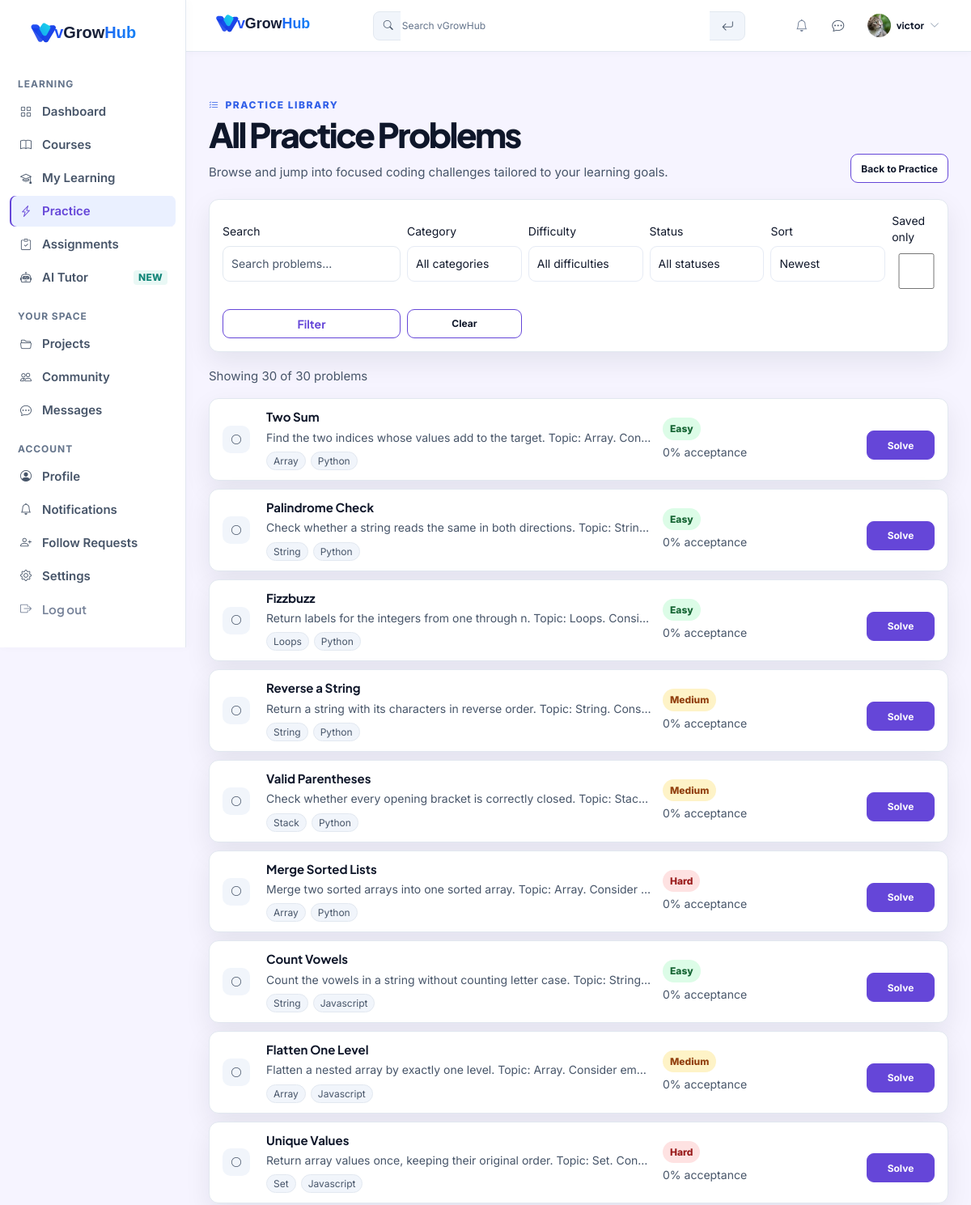
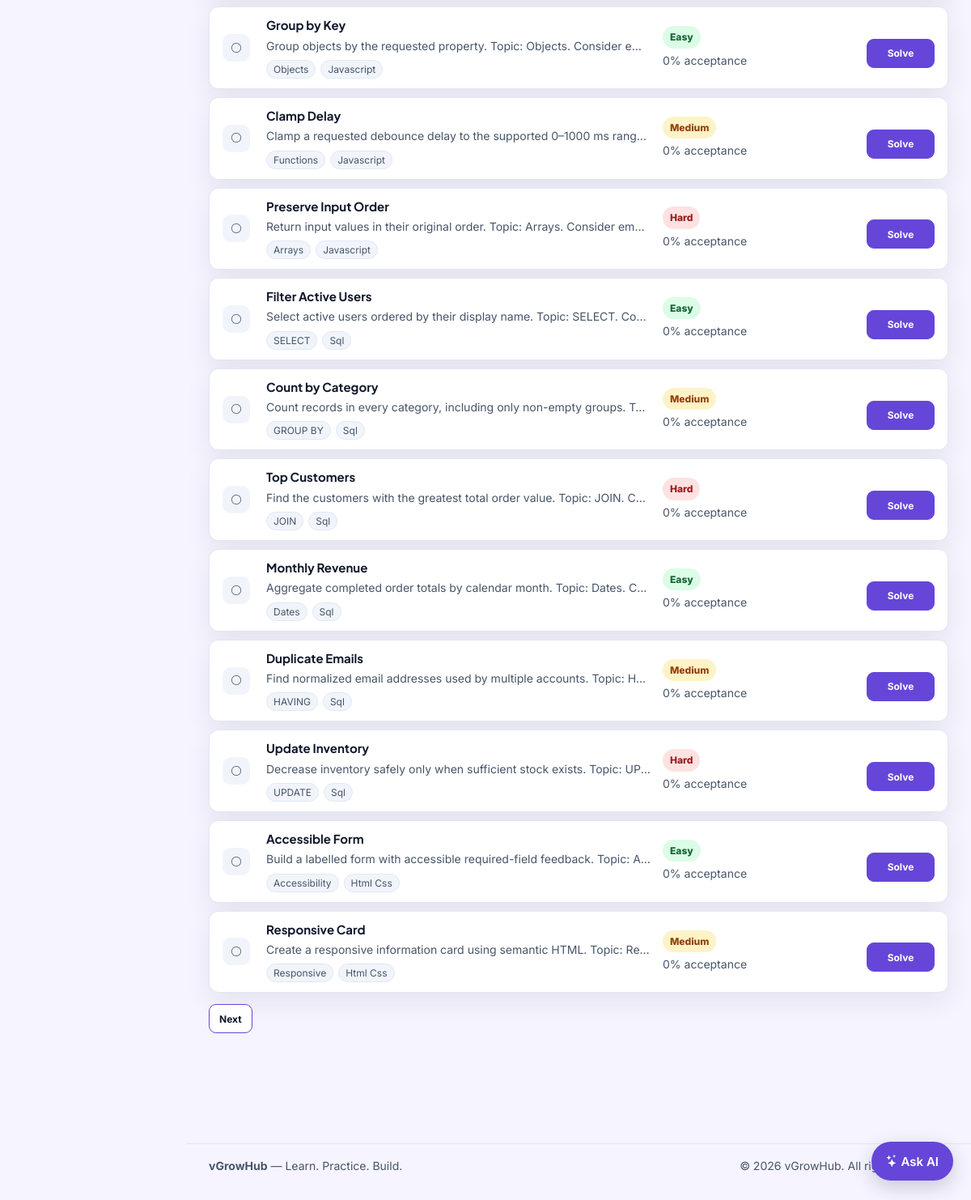
/practice/problems/ (signed in), run on the app's committed database (2 pictures, top to bottom).
### blog/models.py (models this page shows, shortened)
class UserProfile(models.Model):
    GOAL_CHOICES = [
        ('full_stack', 'Python Full Stack Developer'),
        ('django', 'Django Developer'),
        ('data', 'Data Analyst'),
        ('interview', 'Interview Prep'),
        ('web', 'Web Basics'),
    ]
    PLAN_CHOICES = [
        ('free', 'Free'),
        ('premium', 'Premium'),
    ]
    THEME_PREFERENCE_CHOICES = [
        ('light', 'Light'),
        ('dark', 'Dark'),
        ('system', 'System'),
    ]
    user = models.OneToOneField(
        User,
        on_delete=models.CASCADE,
        related_name='profile_data'
    )
    display_name = models.CharField(
        max_length=150,
        blank=True,
        default=''
    )
    headline = models.CharField(max_length=160, blank=True)
    location = models.CharField(max_length=120, blank=True)
    bio = models.TextField(max_length=2000, blank=True)
    skills = models.JSONField(default=list, blank=True)
    github_url = models.URLField(blank=True)
    linkedin_url = models.URLField(blank=True)
    portfolio_url = models.URLField(blank=True)
    profile_banner = models.ImageField(upload_to='profile_banners/', blank=True, null=True)
    font_size = models.CharField(max_length=10, choices=(('small', 'Small'), ('default', 'Default'), ('large', 'Large')), default='default')
    reduce_motion = models.BooleanField(default=False)
    swipe_navigation = models.BooleanField(default=False)
    timezone_name = models.CharField(max_length=64, default='UTC')
    language_preference = models.CharField(max_length=12, default='en')
    notify_follows = models.BooleanField(default=True)
    notify_messages = models.BooleanField(default=True)
    notify_community = models.BooleanField(default=True)
    notify_assignments = models.BooleanField(default=True)
    notify_system = models.BooleanField(default=True)
    email_notifications = models.BooleanField(default=False)
    quiet_hours_start = models.TimeField(null=True, blank=True)
    quiet_hours_end = models.TimeField(null=True, blank=True)
    desktop_notifications = models.BooleanField(default=False)
    plan = models.CharField(
        max_length=10,
        choices=PLAN_CHOICES,
        default='free',
    )
    plan_expires_at = models.DateTimeField(null=True, blank=True)
    subscription_plan = models.ForeignKey(
        SubscriptionPlan,
        on_delete=models.SET_NULL,
        related_name='subscribers',
        null=True,
        blank=True,
    )
    theme_preference = models.CharField(
        max_length=10,
        choices=THEME_PREFERENCE_CHOICES,
        default='light',
    )
    notification_sound = models.BooleanField(default=False)
    message_sound = models.BooleanField(default=False)
    WHO_CAN_MESSAGE_CHOICES = [
        ('everyone', 'Everyone'),
        ('followers', 'People who follow me or whom I follow'),
        ('mutual', 'Mutual followers'),
        ('nobody', 'Nobody'),
    ]
    who_can_message = models.CharField(
        max_length=12,
        choices=WHO_CAN_MESSAGE_CHOICES,
        default='mutual',
    )
    is_online_visible = models.BooleanField(default=True)
    profile_picture = models.ImageField(
        upload_to='profile_pictures/',
        blank=True,
        null=True
    )
    is_private = models.BooleanField(
        default=False
    )
    leaderboard_opt_in = models.BooleanField(default=False)
    show_public_badges = models.BooleanField(default=True)
    is_test_account = models.BooleanField(default=False)
    DAILY_TASK_GOAL_CHOICES = [
        (1, '1 task'),
        (3, '3 tasks'),
        (5, '5 tasks'),
    ]
    daily_task_goal = models.PositiveSmallIntegerField(
        choices=DAILY_TASK_GOAL_CHOICES,
        default=3,
    )
    goal = models.CharField(
        max_length=20,
        choices=GOAL_CHOICES,
        blank=True,
        null=True
    )
    onboarding_completed = models.BooleanField(
        default=True
    )
    is_deactivated = models.BooleanField(
        default=False
    )
    deactivated_at = models.DateTimeField(
        null=True,
        blank=True,
    )
    deletion_requested_at = models.DateTimeField(
        null=True,
        blank=True,
    )
    scheduled_deletion_at = models.DateTimeField(
        null=True,
        blank=True,
    )
    created_at = models.DateTimeField(
        auto_now_add=True
    )
    updated_at = models.DateTimeField(
        auto_now=True
    )

class PracticeProblem(models.Model):
    DIFFICULTY_CHOICES = [
        ('EASY', 'Easy'),
        ('MEDIUM', 'Medium'),
        ('HARD', 'Hard'),
    ]
    slug = models.SlugField(max_length=120, unique=True)
    title = models.CharField(max_length=200)
    description = models.TextField()
    difficulty = models.CharField(max_length=10, choices=DIFFICULTY_CHOICES)
    category = models.CharField(max_length=40, default='python')
    tags = models.JSONField(default=list, blank=True)
    function_name = models.CharField(max_length=100)
    starter_code = models.JSONField(default=dict)
    example = models.JSONField(default=dict, blank=True)
    constraints = models.JSONField(default=list, blank=True)
    hints = models.JSONField(default=list, blank=True)
    editorial = models.TextField(blank=True)
    public_tests = models.JSONField(default=list)
    hidden_tests = models.JSONField(default=list)
    active = models.BooleanField(default=True)
    created_at = models.DateTimeField(auto_now_add=True)
    updated_at = models.DateTimeField(auto_now=True)
    class Meta:
        ordering = ['id']

### blog/views.py (the view)
@login_required
def practice_all(request):
    problems = PracticeProblem.objects.filter(active=True)
    all_count = problems.count()
    search = request.GET.get('search', '').strip()[:100]
    category = request.GET.get('category', '').strip()[:40]
    difficulty = request.GET.get('difficulty', '').strip().upper()
    status_filter = request.GET.get('status', '').strip().upper()
    sort = request.GET.get('sort', 'default').strip().lower()
    saved_only = request.GET.get('saved') == '1'
    if search:
        problems = problems.filter(
            Q(title__icontains=search) | Q(description__icontains=search)
            | Q(tags__icontains=search)
        )
    if category:
        problems = problems.filter(Q(category__iexact=category) | Q(tags__icontains=category))
    if difficulty in ('EASY', 'MEDIUM', 'HARD'):
        problems = problems.filter(difficulty=difficulty)
    if saved_only:
        problems = problems.filter(progress__user=request.user, progress__bookmarked=True)
    status_values = ('NOT_ATTEMPTED', 'ATTEMPTED', 'SOLVED')
    progress_map = {
        item.problem_id: item.status
        for item in PracticeProgress.objects.filter(user=request.user, problem__in=problems)
    }
    problems = problems.annotate(
        submission_count=Count('submissions', distinct=True),
        accepted_count=Count('submissions', filter=Q(submissions__status='ACCEPTED'), distinct=True),
    )
    rows = [{'problem': problem, 'status': progress_map.get(problem.pk, 'NOT_ATTEMPTED')}
            for problem in problems.order_by('id')]
    if status_filter in status_values:
        rows = [row for row in rows if row['status'] == status_filter]
    if sort == 'difficulty':
        rows.sort(key=lambda row: ('EASY MEDIUM HARD'.split().index(row['problem'].difficulty), row['problem'].title))
    elif sort == 'title':
        rows.sort(key=lambda row: row['problem'].title.lower())
    elif sort == 'popular':
        rows.sort(key=lambda row: (-row['problem'].submission_count, row['problem'].title.lower()))
    for row in rows:
        problem = row['problem']
        problem.acceptance_rate = round(problem.accepted_count * 100 / problem.submission_count) if problem.submission_count else 0
    total_count = len(rows)
    page = Paginator(rows, 20).get_page(request.GET.get('page'))
    stats = _practice_stats_for_user(request.user, list(problems))
    categories = PracticeProblem.objects.filter(active=True).values_list('category', flat=True).distinct().order_by('category')
    return render(request, 'blog/practice_all.html', {
        'username': request.user.username,
        'problems': page,
        'stats': stats,
        'progress_map': progress_map,
        'search': search,
        'selected_category': category,
        'selected_difficulty': difficulty,
        'selected_status': status_filter,
        'saved_only': saved_only,
        'sort': sort,
        'total_count': total_count,
        'filtered_count': total_count,
        'all_count': all_count,
        'categories': categories,
    })

### templates/blog/practice_all.html (shortened to what this page needs)
{% extends "blog/base.html" %}
{% load static %}
{% block extra_css %}
<link rel="stylesheet" href="{% static 'css/practice.css' %}">
{% endblock %}
{% block content %}
<div class="practice-subpage">
  <div class="subpage-header">
    <div>
      <div class="eyebrow"><i class="bi bi-list-check"></i> Practice Library</div>
      <h1>All Practice Problems</h1>
      <p>Browse and jump into focused coding challenges tailored to your learning goals.</p>
    </div>
    <a href="{% url 'blog:practice' %}" class="tool-btn">Back to Practice</a>
  </div>
  <form method="get" class="problem-filters">
    <label>Search<input type="search" name="search" value="{{ search }}" placeholder="Search problems..."></label>
    <label>Category<select name="category"><option value="">All categories</option></select></label>
    <label>Difficulty<select name="difficulty"><option value="">All difficulties</option></select></label>
    <label>Status<select name="status"><option value="">All statuses</option></select></label>
    <label>Sort<select name="sort"><option value="default" {% if sort == 'default' %}selected{% endif %}>Newest</option></select></label>
    <label><span>Saved only</span><input type="checkbox" name="saved" value="1" {% if saved_only %}checked{% endif %}></label>
    <button class="tool-btn" type="submit">Filter</button>
    <a class="tool-btn" href="{% url 'blog:practice_all' %}">Clear</a>
  </form>
  <p aria-live="polite">Showing {{ filtered_count|default:0 }} of {{ all_count|default:0 }} problems</p>
  <div class="problem-list">
    {% for item in problems %}
      {% with problem=item.problem status=item.status %}
      <div class="problem-card">
        <div class="problem-status {% if status == 'SOLVED' %}status-solved{% elif status == 'ATTEMPTED' %}status-attempted{% else %}status-open{% endif %}">
          {% if status == 'SOLVED' %}<i class="bi bi-check-lg"></i>
          {% elif status == 'ATTEMPTED' %}<i class="bi bi-play-fill"></i>
          {% else %}<i class="bi bi-circle"></i>{% endif %}
        </div>
        <div>
          <h3>{{ problem.title }}</h3>
          <p>{{ problem.description|truncatewords:18 }}</p>
          <div class="tag-row">
            {% for tag in problem.tags %}<span class="tag">{{ tag }}</span>{% empty %}<span class="tag">{{ problem.category|title }}</span>{% endfor %}
          </div>
        </div>
        <div>
          <span class="difficulty-badge difficulty-{{ problem.difficulty|lower }}">{{ problem.get_difficulty_display }}</span>
          <p>{{ problem.acceptance_rate|default:0 }}% acceptance</p>
        </div>
        <a href="{% url 'blog:practice' %}?problem={{ problem.slug }}" class="tool-btn">{% if status == 'SOLVED' %}Review{% elif status == 'ATTEMPTED' %}Continue{% else %}Solve{% endif %}</a>
      </div>
      {% endwith %}
    {% endfor %}
  </div>
  {% if problems.has_next %}<a class="tool-btn" href="?search={{ search|urlencode }}&category={{ selected_category|urlencode }}&difficulty={{ selected_difficulty }}&status={{ selected_status }}&sort={{ sort }}&saved={% if saved_only %}1{% endif %}&page={{ problems.next_page_number }}">Next</a>{% endif %}
</div>
{% endblock %}

### templates/blog/includes/navbar.html (shortened to what this page needs)
{% load static %}
<nav class="top-navbar">
    <div class="top-navbar-left">
        <a href="{% if user.is_authenticated %}{% url 'blog:dashboard' %}{% else %}{% url 'blog:blogpage' %}{% endif %}"
            class="navbar-brand">
            <img class="site-logo site-logo--nav" src="{% static 'images/vgrowhub-logo.svg' %}" alt="{{ SITE_NAME }}">
        </a>
    </div>
    <div class="workspace-search-shell">
        <form class="workspace-search" action="{% url 'blog:blogpage' %}" method="get" role="search" aria-label="Global search">
            <i class="bi bi-search" aria-hidden="true"></i>
            <input type="search" id="globalSearchInput" name="search" value="{{ request.GET.search }}"
                placeholder="Search vGrowHub" aria-label="Search vGrowHub" autocomplete="off">
            <button type="submit" class="workspace-search-submit" aria-label="Search">
                <i class="bi bi-arrow-return-left" aria-hidden="true"></i>
            </button>
        </form>
    </div>
    <div class="top-navbar-right">
        {% if user.is_authenticated %}
        <a href="{% url 'blog:notifications' %}" class="navbar-action-button navbar-notifications" aria-label="Notifications"
            title="Notifications">
            <i class="bi bi-bell" aria-hidden="true"></i>
        </a>
        <a href="{% url 'blog:messages' %}" class="navbar-action-button navbar-messages" aria-label="Messages" title="Messages">
            <i class="bi bi-chat-dots" aria-hidden="true"></i>
        </a>
        <div class="navbar-user-menu">
            <button type="button" class="navbar-user" id="userMenuToggle" aria-label="Open user menu" aria-haspopup="menu" aria-expanded="false" aria-controls="userDropdown">
                {% if user.profile_data.profile_picture %}
                <img class="navbar-avatar" src="{{ user.profile_data.profile_picture.url }}" alt="" aria-hidden="true" style="object-fit:cover;">
                {% else %}
                <div class="navbar-avatar" aria-hidden="true">{{ user.username|first|upper }}</div>
                {% endif %}
                <span class="navbar-user-name">{{ user.username }}</span>
                <i class="bi bi-chevron-down" aria-hidden="true"></i>
            </button>
        </div>
        {% else %}
        <a href="{% url 'blog:login' %}" class="navbar-auth-link">Sign in</a>
        <a href="{% url 'blog:signup' %}" class="navbar-join-link">Get started</a>
        {% endif %}
    </div>
</nav>

### data on the page
PracticeProblem: problem "Two Sum", problem.description "Find the two indices whose values add to the target. Topic: Array. Con…", tags "Array" "Python", problem.difficulty "Easy", problem.acceptance_rate "0"
PracticeProblem: problem "Palindrome Check", problem.description "Check whether a string reads the same in both directions. Topic: Strin…", tags "String" "Python", problem.difficulty "Easy", problem.acceptance_rate "0"
PracticeProblem: problem "Fizzbuzz", problem.description "Return labels for the integers from one through n. Topic: Loops. Consi…", tags "Loops" "Python", problem.difficulty "Easy", problem.acceptance_rate "0"
PracticeProblem: problem "Reverse a String", problem.description "Return a string with its characters in reverse order. Topic: String. Cons…", tags "String" "Python", problem.difficulty "Medium", problem.acceptance_rate "0"
PracticeProblem: problem "Valid Parentheses", problem.description "Check whether every opening bracket is correctly closed. Topic: Stac…", tags "Stack" "Python", problem.difficulty "Medium", problem.acceptance_rate "0"
PracticeProblem: problem "Merge Sorted Lists", problem.description "Merge two sorted arrays into one sorted array. Topic: Array. Consider…", tags "Array" "Python", problem.difficulty "Hard", problem.acceptance_rate "0"
PracticeProblem: problem "Count Vowels", problem.description "Count the vowels in a string without counting letter case. Topic: String…", tags "String" "Javascript", problem.difficulty "Easy", problem.acceptance_rate "0"
PracticeProblem: problem "Flatten One Level", problem.description "Flatten a nested array by exactly one level. Topic: Array. Consider em…", tags "Array" "Javascript", problem.difficulty "Medium", problem.acceptance_rate "0"
PracticeProblem: problem "Unique Values", problem.description "Return array values once, keeping their original order. Topic: Set. Con…", tags "Set" "Javascript", problem.difficulty "Hard", problem.acceptance_rate "0"
PracticeProblem: problem "Group by Key", problem.description "Group objects by the requested property. Topic: Objects. Consider e…", tags "Objects" "Javascript", problem.difficulty "Easy", problem.acceptance_rate "0"
PracticeProblem: problem "Clamp Delay", problem.description "Clamp a requested debounce delay to the supported 0–1000 ms rang…", tags "Functions" "Javascript", problem.difficulty "Medium", problem.acceptance_rate "0"
PracticeProblem: problem "Preserve Input Order", problem.description "Return input values in their original order. Topic: Arrays. Consider em…", tags "Arrays" "Javascript", problem.difficulty "Hard", problem.acceptance_rate "0"
PracticeProblem: problem "Filter Active Users", problem.description "Select active users ordered by their display name. Topic: SELECT. Co…", tags "SELECT" "Sql", problem.difficulty "Easy", problem.acceptance_rate "0"
PracticeProblem: problem "Count by Category", problem.description "Count records in every category, including only non-empty groups. T…", tags "GROUP BY" "Sql", problem.difficulty "Medium", problem.acceptance_rate "0"
PracticeProblem: problem "Top Customers", problem.description "Find the customers with the greatest total order value. Topic: JOIN. C…", tags "JOIN" "Sql", problem.difficulty "Hard", problem.acceptance_rate "0"
PracticeProblem: problem "Monthly Revenue", problem.description "Aggregate completed order totals by calendar month. Topic: Dates. C…", tags "Dates" "Sql", problem.difficulty "Easy", problem.acceptance_rate "0"
PracticeProblem: problem "Duplicate Emails", problem.description "Find normalized email addresses used by multiple accounts. Topic: H…", tags "HAVING" "Sql", problem.difficulty "Medium", problem.acceptance_rate "0"
PracticeProblem: problem "Update Inventory", problem.description "Decrease inventory safely only when sufficient stock exists. Topic: UP…", tags "UPDATE" "Sql", problem.difficulty "Hard", problem.acceptance_rate "0"
PracticeProblem: problem "Accessible Form", problem.description "Build a labelled form with accessible required-field feedback. Topic: A…", tags "Accessibility" "Html Css", problem.difficulty "Easy", problem.acceptance_rate "0"
PracticeProblem: problem "Responsive Card", problem.description "Create a responsive information card using semantic HTML. Topic: Re…", tags "Responsive" "Html Css", problem.difficulty "Medium", problem.acceptance_rate "0"

### other printed values
{{ user.username }} "victor"
{{ filtered_count|default:0 }} "30"
{{ all_count|default:0 }} "30"
{{ SITE_NAME }} "vGrowHub"
